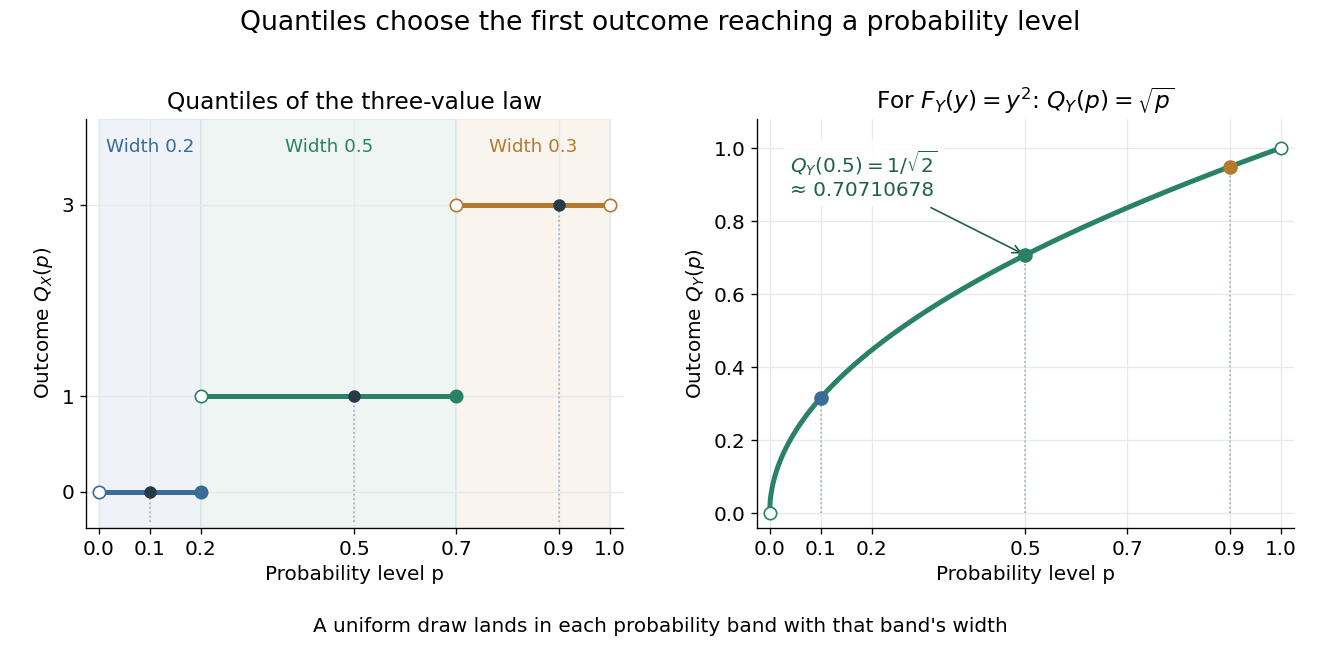

This figure's Python source:
"""Show generalized inverse CDFs with jump conventions; output a PNG to cwd."""

from pathlib import Path

import matplotlib.pyplot as plt
import numpy as np


def quantile_x(p):
    return np.array([0., 1., 3.])[np.searchsorted([.2, .7, 1.], p, side="left")]


def main():
    levels = np.array([.1, .5, .9])
    assert np.array_equal(quantile_x(levels), [0, 1, 3])
    assert quantile_x(.2) == 0 and quantile_x(.7) == 1
    # A deterministic uniform grid illustrates probability-band widths, not IID sampling.
    grid = (np.arange(1000) + .5) / 1000
    counts = [np.count_nonzero(quantile_x(grid) == outcome) for outcome in [0, 1, 3]]
    assert counts == [200, 500, 300]
    assert np.allclose(np.sqrt(levels)**2, levels)
    assert np.isclose(np.sqrt(.5), 1/np.sqrt(2))
    plt.rcParams.update({"font.size": 12, "axes.titlesize": 14})
    fig, (discrete, continuous) = plt.subplots(1, 2, figsize=(11, 5.5), dpi=120, facecolor="white")
    colors = ["#396c99", "#298268", "#b67a2e"]
    bands = [(0, .2, 0), (.2, .7, 1), (.7, 1, 3)]
    for (left, right, outcome), color in zip(bands, colors):
        discrete.axvspan(left, right, color=color, alpha=.08)
        discrete.plot([left, right], [outcome, outcome], color=color, lw=3)
        discrete.scatter([left], [outcome], facecolor="white", edgecolor=color, s=55, zorder=5)
        discrete.scatter([right], [outcome], facecolor=color if right < 1 else "white",
                         edgecolor=color, s=55, zorder=5)
        discrete.text((left+right)/2, 3.55, f"Width {right-left:.1f}", ha="center", color=color, fontsize=11)
    for level, output in zip(levels, quantile_x(levels)):
        discrete.plot([level, level], [-.32, output], color="#a0aeb8", linestyle=":", lw=1)
        discrete.scatter([level], [output], color="#283a46", s=42, zorder=6)
    discrete.set(xlim=(-.025, 1.025), ylim=(-.38, 3.9), title="Quantiles of the three-value law",
                 xlabel="Probability level p", ylabel=r"Outcome $Q_X(p)$")
    discrete.set_yticks([0, 1, 3])
    p = np.linspace(0, 1, 800)
    continuous.plot(p, np.sqrt(p), color="#298268", lw=3)
    for level, output, color in zip(levels, np.sqrt(levels), colors):
        continuous.plot([level, level], [0, output], color="#a0aeb8", linestyle=":", lw=1)
        continuous.scatter([level], [output], color=color, s=60, zorder=5)
    continuous.scatter([0, 1], [0, 1], facecolor="white", edgecolor="#298268", s=55, zorder=6)
    continuous.annotate(r"$Q_Y(0.5)=1/\sqrt{2}$" + "\n≈ 0.70710678", xy=(.5, np.sqrt(.5)),
                        xytext=(.04, .87), fontsize=12, color="#20614c",
                        arrowprops={"arrowstyle": "->", "color": "#20614c"},
                        bbox={"facecolor": "white", "edgecolor": "none", "alpha": .9})
    continuous.set(xlim=(-.025, 1.025), ylim=(-.04, 1.08), title=r"For $F_Y(y)=y^2$: $Q_Y(p)=\sqrt{p}$",
                   xlabel="Probability level p", ylabel=r"Outcome $Q_Y(p)$")
    for ax in (discrete, continuous):
        ax.set_xticks([0, .1, .2, .5, .7, .9, 1])
        ax.grid(color="#e6eaed")
        ax.spines[["top", "right"]].set_visible(False)
    fig.suptitle("Quantiles choose the first outcome reaching a probability level", fontsize=16, y=.985)
    fig.text(.5, .042, "A uniform draw lands in each probability band with that band's width",
             ha="center", fontsize=12)
    fig.subplots_adjust(left=.065, right=.98, bottom=.20, top=.82, wspace=.25)
    fig.savefig(Path.cwd() / Path(__file__).with_suffix(".png").name,
                facecolor="white", transparent=False)
    plt.close(fig)


if __name__ == "__main__":
    main()
